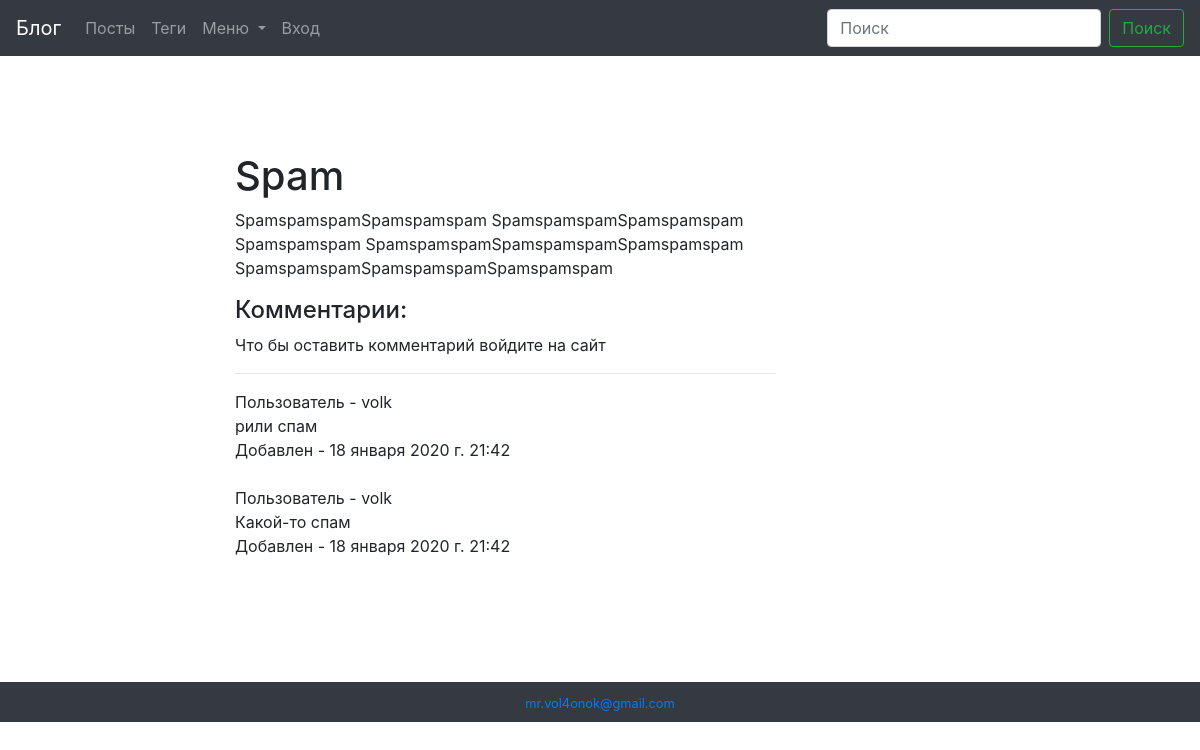
The page /blog/post/spam/ on the database its author committed.
### blog/models.py (models this page shows, shortened)
class Post(models.Model):
    author = models.ForeignKey(
        User,
        verbose_name='Автор',
        on_delete=models.SET_NULL,
        null=True,
        blank=True
    )
    title = models.CharField('Заголовок', max_length=50, db_index=True)
    slug = models.SlugField('url', max_length=50, unique=True, blank=True)
    body = models.TextField('Тело', blank=True, db_index=True)
    pub_date = models.DateTimeField('Дата публикации', auto_now_add=True)
    tags = models.ManyToManyField('Tag', blank=True, related_name='posts', verbose_name='Тег')
    image = models.ImageField('Изображение', upload_to='post/', null=True, blank=True)
    published = models.BooleanField('Опубликовать?', default=True)
    viewed = models.PositiveIntegerField('Просмотернно', default=0)
    class Meta:
        ordering = ['-pub_date']
        verbose_name = 'Пост'
        verbose_name_plural = 'Посты'

class Comment(models.Model):
    body = models.TextField('Комментарий')
    create_date = models.DateTimeField('Дата создания', auto_now=True)
    moderation = models.BooleanField(default=True)
    post = models.ForeignKey(
        Post,
        verbose_name='Пост',
        on_delete=models.CASCADE,
        related_name='comments'
    )
    author = models.ForeignKey(
        User,
        verbose_name='Автор',
        on_delete=models.CASCADE
    )
    class Meta:
        ordering = ['-create_date']
        verbose_name = 'Комментарий'
        verbose_name_plural = 'Комментарии'

### blog/views.py (the view, shortened to what this page needs)
# urls.py: path('post/<str:slug>/', PostDetail.as_view(), name='post_detail_url'),
class PostDetail(ObjectDetailMixin, View):
    model = Post
    template = 'blog/post_detail.html'
    model_form = CommentForm
    raise_exception = True

### blog/forms.py
class CommentForm(forms.ModelForm):
    class Meta:
        model = Comment
        fields = ['body']
        widgets = {
            'body': forms.Textarea(attrs={'class': 'form-control', 'rows': 4, 'cols': 40})
        }

### blog/utils.py (called while the page is built)
    def get(self, request, slug):
        obj = get_object_or_404(self.model, slug__iexact=slug, published=True)
        context = {
            self.model.__name__.lower(): obj,
            'admin_object': obj,
            'detail': True,
        }
        if self.model_form:
            form = self.model_form()
            context['form'] = form
        return render(request, self.template, context)

### menu/templatetags/menu_tags.py (called while the page is built)
def get_menu_item(menu):
    return MenuItem.objects.filter(
        menu__name=menu,
        menu__published=True,
        published=True
    )

@register.inclusion_tag('base/tags/base_tag.html', takes_context=True)
def menu_item(context, menu, template='menu/menu_item_tag.html', static='css/style.css'):
    return {
        'template': template,
        'items': get_menu_item(menu),
        'static': static
    }

### blog/templates/blog/post_detail.html (shortened to what this page needs)
{% extends 'blog/base_blog.html' %}
{% block content %}
    <h1 class="mt-5">
        {{ post.title }}
    </h1>
    <div class="box">
        <p>
            {{ post.body }}
        </p>
    </div>
    <h4>Комментарии:</h4>
    {% if user.is_authenticated %}
        <form action="" method="post">
            {% csrf_token %}
            {% for field in form %}
                <div class="form-group">
                    {{ field }}
                </div>
            {% endfor %}
            <button class="btn btn-dark" type="submit" name="button">Отправить</button>
        </form>
    {% else %}
        <p>Что бы оставить комментарий войдите на сайт</p>
    {% endif %}
    <hr>
    {% for comment in post.comments.all %}
        Пользователь - {{ comment.author }}<br>
        {{ comment.body }} <br>
        Добавлен - {{ comment.create_date }}<br><br>
    {% endfor %}
{% endblock %}

### static/css/style.css (style rules this page uses)
body { min-height: 100%; }

### rows shown on the page
Post: title "Spam", body "SpamspamspamSpamspamspam SpamspamspamSpamspamspam Spamspamspam SpamspamspamSpamspamspamSpamspamspam SpamspamspamSpamspamspamSpamspamspam"
Comment: author "volk", body "рили спам", create_date "18 января 2020 г. 21:42"
Comment: author "volk", body "Какой-то спам", create_date "18 января 2020 г. 21:42"
